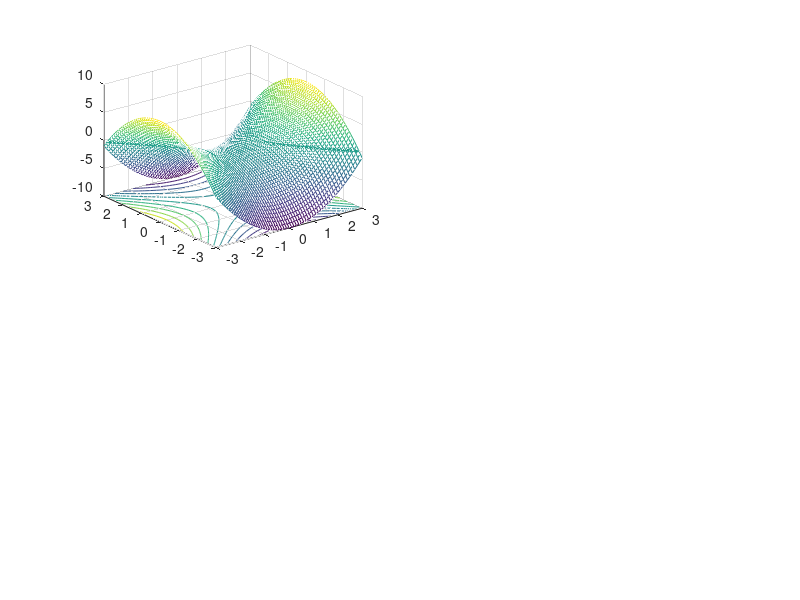

Here is the MATLAB script that generated this plot: (Note: this script raises an error after producing the figure.)
% esercizio su sistemi non lineari
f1=@(x1,x2)x1.^2-x2.^2-1;
f2=@(x1,x2)x1.^2+x2.^2-2*x1-3;
% genero la mesh
[x,y]=meshgrid(-3:.1:3);
% valuto le due funzioni
z1=f1(x,y);
z2=f2(x,y);

figure(1); clf
subplot(2,2,1)  % alto sinistro
meshc(x,y,z1); % disegno la prima funzione
hold on
contour(x,y,z1,[0,0],'Linewidth',2,'color','b') % rappresento la contour a quota 0
xlabel('x_1')
ylabel('x_2')
title('f_1(x_1,x_2)')

subplot(2,2,2)  % alto destro
meshc(x,y,z2); % disegno la seconda funzione
hold on
contour(x,y,z2,[0,0],'Linewidth',2,'color','r') % rappresento la contour a quota 0
xlabel('x_1')
ylabel('x_2')
title('f_2(x_1,x_2)')

subplot(2,2,3) % basso sinistro
contour(x,y,z1,[0,0],'Linewidth',2,'color','b') % rappresento la contour a quota 0
hold on
contour(x,y,z2,[0,0],'Linewidth',2,'color','r') % rappresento la contour a quota 0
xlabel('x_1')
ylabel('x_2')
axis equal
grid on






%% script per richiamre newtonsys
% definisco la funzione vettoriale
f=@(x)[x(1)^2-x(2)^2-1;
       x(1)^2+x(2)^2-2*x(1)-3];
% definisco la matrice Jacobiana
Jf=@(x)[2*x(1), -2*x(2);
        2*x(1)-2, 2*x(2)];

x0=[1;1]; % punto iniziale

tol=1e-6;
kmax=50;

 [zero1,res1,k1,ERR1]=newtonsys(f,Jf,x0,tol,kmax)
figure(1);
subplot(2,2,3)
plot(zero1(1),zero1(2),'ko')  % convergenza alla radice in alto a destra

x0=[1;-2];
 [zero2,res2,k2,ERR2]=newtonsys(f,Jf,x0,tol,kmax)
 plot(zero2(1),zero2(2),'m*') % convergenza alla radice in basso a  destra

x0=[-2;-1];
[zero3,res3,k3,ERR3]=newtonsys(f,Jf,x0,tol,kmax)
plot(zero3(1),zero3(2),'cs') % convergenza alla radice di sinistra

% disegno i vettori degli errori nel subplot 4
subplot(2,2,4)
semilogy((0:k1)',ERR1,'Linewidth',2,'Displayname','radice in alto a dx')
legend('-dynamiclegend')
hold on
semilogy((0:k2)',ERR2,'Linewidth',2,'Displayname','radice in basso a dx')
semilogy((0:k3)',ERR3,'Linewidth',2,'Displayname','radice a sx')
grid on
xlabel('k')
ylabel('errori')
